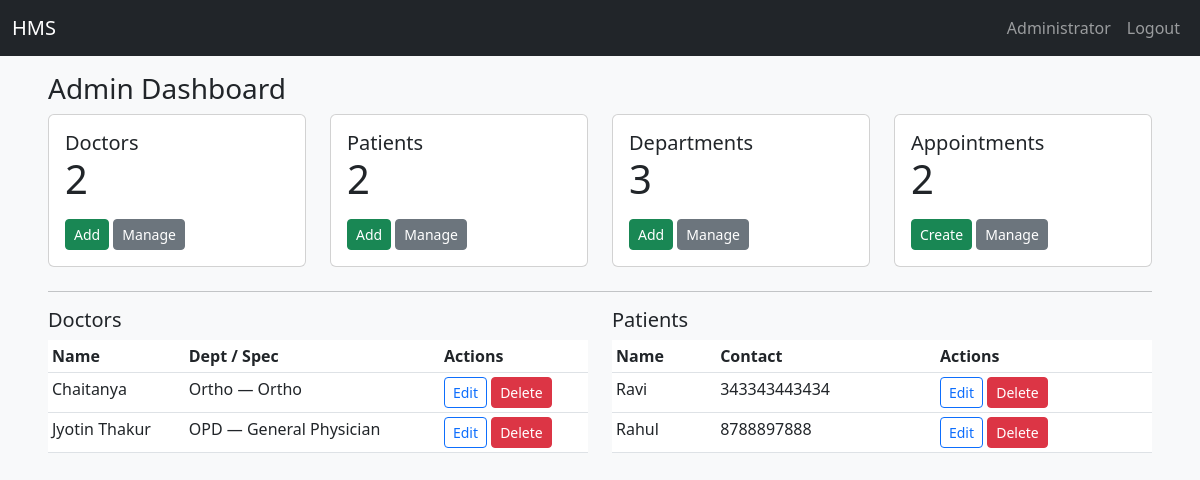
The page /admin (signed in) on the database its author committed.
### app/models.py (models this page shows, shortened)
class User(UserMixin, db.Model):
    id = db.Column(db.Integer, primary_key=True)
    email = db.Column(db.String(120), unique=True, nullable=False)
    name = db.Column(db.String(120), nullable=False)
    password_hash = db.Column(db.String(128), nullable=False)
    role = db.Column(db.String(20), nullable=False)
    active = db.Column(db.Boolean, default=True)
    reason= db.Column(db.String(255))
    created_at = db.Column(db.DateTime, default=func.now())
    doctor = db.relationship('DoctorProfile', backref='user', uselist=False)
    patient = db.relationship('PatientProfile', backref='user', uselist=False)

class DoctorProfile(db.Model):
    id = db.Column(db.Integer, primary_key=True)
    user_id = db.Column(db.Integer, db.ForeignKey('user.id'))
    specialization = db.Column(db.String(120))
    experience = db.Column(db.String(120))
    qualification = db.Column(db.String(120))
    department_id = db.Column(db.Integer, db.ForeignKey('department.id'))
    contact = db.Column(db.String(40))
    is_blacklisted = db.Column(db.Boolean, default=False, nullable=False)
    blacklist_reason = db.Column(db.Text, nullable=True)
    blacklisted_at = db.Column(db.DateTime, nullable=True)
    blacklisted_by = db.Column(db.Integer, nullable=True)  # Admin who blacklisted
    availability_json = db.Column(db.Text)
    bio = db.Column(db.Text)
    appointments = db.relationship('Appointment', backref='doctor', lazy='dynamic')

class Department(db.Model):
    id = db.Column(db.Integer, primary_key=True)
    name = db.Column(db.String(120), unique=True, nullable=False)
    description = db.Column(db.Text)
    doctors = db.relationship('DoctorProfile', backref='department', lazy='dynamic')

class PatientProfile(db.Model):
    id = db.Column(db.Integer, primary_key=True)
    user_id = db.Column(db.Integer, db.ForeignKey('user.id'))
    contact = db.Column(db.String(40))
    is_blacklisted = db.Column(db.Boolean, default=False, nullable=False)
    blacklist_reason = db.Column(db.Text, nullable=True)
    blacklisted_at = db.Column(db.DateTime, nullable=True)
    blacklisted_by = db.Column(db.Integer, nullable=True)  # Admin who blacklisted
    dob = db.Column(db.Date)
    address = db.Column(db.Text)
    appointments = db.relationship('Appointment', backref='patient', lazy='dynamic')

### app/routes.py (the view)
@main.route('/admin')
@login_required
@role_required('admin')
def admin_dashboard():
    total_doctors = DoctorProfile.query.count()
    total_patients = PatientProfile.query.count()
    total_appointments = Appointment.query.count()
    total_departments = Department.query.count()
    doctors_list = DoctorProfile.query.order_by(DoctorProfile.id.desc()).limit(50).all()
    patients_list = PatientProfile.query.order_by(PatientProfile.id.desc()).limit(50).all()
    return render_template('admin_dashboard.html',
                           doctors=total_doctors,
                           patients=total_patients,
                           appointments=total_appointments,
                           departments=total_departments,
                           doctors_list=doctors_list,
                           patients_list=patients_list)

### app/routes.py (called while the page is built)
def role_required(role):
    from functools import wraps
    def decorator(fn):
        @wraps(fn)
        def wrapper(*args, **kwargs):
            if not current_user.is_authenticated or current_user.role != role:
                flash('Access denied', 'danger')
                return redirect(url_for('views.login'))
            return fn(*args, **kwargs)
        return wrapper
    return decorator

### app/templates/admin_dashboard.html (shortened to what this page needs)
{% extends 'base.html' %} {% block title %}| Admin Dashboard {% endblock %}
{% block content %}
<h3>Admin Dashboard</h3>
<div class="row mb-4">
  <div class="col-md-3">
    <div class="card p-3">
      <h5 class="mb-0">Doctors</h5>
      <div class="display-6">{{ doctors }}</div>
      <div class="mt-3">
        <a class="btn btn-sm btn-success" href="{{ url_for('main.add_doctor') }}">Add</a>
        <a class="btn btn-sm btn-secondary" href="{{ url_for('main.list_all_doctors') }}">Manage</a>
      </div>
    </div>
  </div>
  <div class="col-md-3">
    <div class="card p-3">
      <h5 class="mb-0">Patients</h5>
      <div class="display-6">{{ patients }}</div>
      <div class="mt-3">
        <a class="btn btn-sm btn-success" href="{{ url_for('main.add_patient') }}">Add</a>
        <a class="btn btn-sm btn-secondary" href="{{ url_for('main.list_patients') }}">Manage</a>
      </div>
    </div>
  </div>
  <div class="col-md-3">
    <div class="card p-3">
      <h5 class="mb-0">Departments</h5>
      <div class="display-6">{{ departments }}</div>
      <div class="mt-3">
        <a class="btn btn-sm btn-success" href="{{ url_for('main.add_department') }}">Add</a>
        <a class="btn btn-sm btn-secondary" href="{{ url_for('main.list_departments') }}">Manage</a>
      </div>
    </div>
  </div>
  <div class="col-md-3">
    <div class="card p-3">
      <h5 class="mb-0">Appointments</h5>
      <div class="display-6">{{ appointments }}</div>
      <div class="mt-3">
         <a class="btn btn-sm btn-success" href="{{ url_for('main.admin_create_appointment') }}">Create</a>
        <a class="btn btn-sm btn-secondary" href="{{ url_for('main.admin_appointments') }}">Manage</a>
      </div>
    </div>
  </div>
</div>
<hr>
<div class="row">
  <div class="col-md-6">
    <h5>Doctors</h5>
    <table class="table table-sm">
      <thead><tr><th>Name</th><th>Dept / Spec</th><th>Actions</th></tr></thead>
      <tbody>
        {% for d in doctors_list %}
        <tr>
          <td>
            {{ d.user.name }}
          </td>
          <td>
            {% if d.department %}{{ d.department.name }} &mdash; {% endif %}{{ d.specialization }}
          </td>
          <td>
            <a class="btn btn-sm btn-outline-primary" href="{{ url_for('main.edit_doctor', doctor_id=d.id) }}">Edit</a>
            <form method="post" action="{{ url_for('main.delete_doctor', doctor_id=d.id) }}"
                  style="display:inline" onsubmit="return confirmDelete('doctor','{{ d.user.name }}')">
              <button class="btn btn-sm btn-danger">Delete</button>
            </form>
          </td>
          </tr>
          {% else %}
          <tr><td colspan="3">No doctors found.</td>
        </tr>
        {% endfor %}
      </tbody>
    </table>
  </div>
  <div class="col-md-6">
    <h5>Patients</h5>
    <table class="table table-sm">
      <thead><tr><th>Name</th><th>Contact</th><th>Actions</th></tr></thead>
      <tbody>
        {% for p in patients_list %}
        <tr>
          <td>{{ p.user.name }}
          </td>
          <td>{{ p.contact or '—' }}</td>
          <td>
            <a class="btn btn-sm btn-outline-primary" href="{{ url_for('main.edit_patient', patient_id=p.id) }}">Edit</a>
            <form method="post" action="{{ url_for('main.delete_patient', patient_id=p.id) }}"
                  style="display:inline" onsubmit="return confirmDelete('patient','{{ p.user.name }}')">
              <button class="btn btn-sm btn-danger">Delete</button>
            </form>
          </td>
        </tr>
        {% else %}
        <tr><td colspan="3">No patients found.</td></tr>
        {% endfor %}
      </tbody>
    </table>
  </div>
</div>
{% endblock %}

### app/templates/base.html (shortened to what this page needs)
<!doctype html>
<html lang="en">
<head>
  <link href="https://cdn.jsdelivr.net/npm/bootstrap@5.3.0/dist/css/bootstrap.min.css" rel="stylesheet">
  <link rel="stylesheet" href="{{ url_for('static', filename='css/style.css') }}">
</head>
<body>
<nav class="navbar navbar-expand-lg navbar-dark bg-dark">
  <div class="container-fluid">
    <a class="navbar-brand text-white" id="home" href="/">HMS</a>
    <div class="collapse navbar-collapse">
      <ul class="navbar-nav ms-auto mb-2 mb-lg-0 ">
        {% if current_user.is_authenticated %}
          <li class="nav-item text-white"><a class="nav-link" href="#">{{ current_user.name }}</a></li>
          <li class="nav-item text-white"><a class="nav-link" href="{{ url_for('main.logout') }}">Logout</a></li>
        {% endif %}
      </ul>
    </div>
  </div>
</nav>
<div class="toast-container position-fixed top-0 end-0 p-3" style="z-index: 2000;">
</div>
<div class="container-fluid mt-3 px-5">
  {% block content %}
  {% endblock %}
</div>
</body>
</html>

### app/static/css/style.css (style rules this page uses)
body { background-color: #f8f9fa; font-family: "Segoe UI", Roboto, Arial, sans-serif; }

### rows shown on the page
User: name "Administrator"
DoctorProfile: user.name "Chaitanya", department.name "Ortho", specialization "Ortho"
DoctorProfile: user.name "Jyotin Thakur", department.name "OPD", specialization "General Physician"
PatientProfile: user.name "Ravi", contact "343343443434"
PatientProfile: user.name "Rahul", contact "8788897888"

### other values the page prints
{{ doctors }} "2"
{{ patients }} "2"
{{ departments }} "3"
{{ appointments }} "2"
